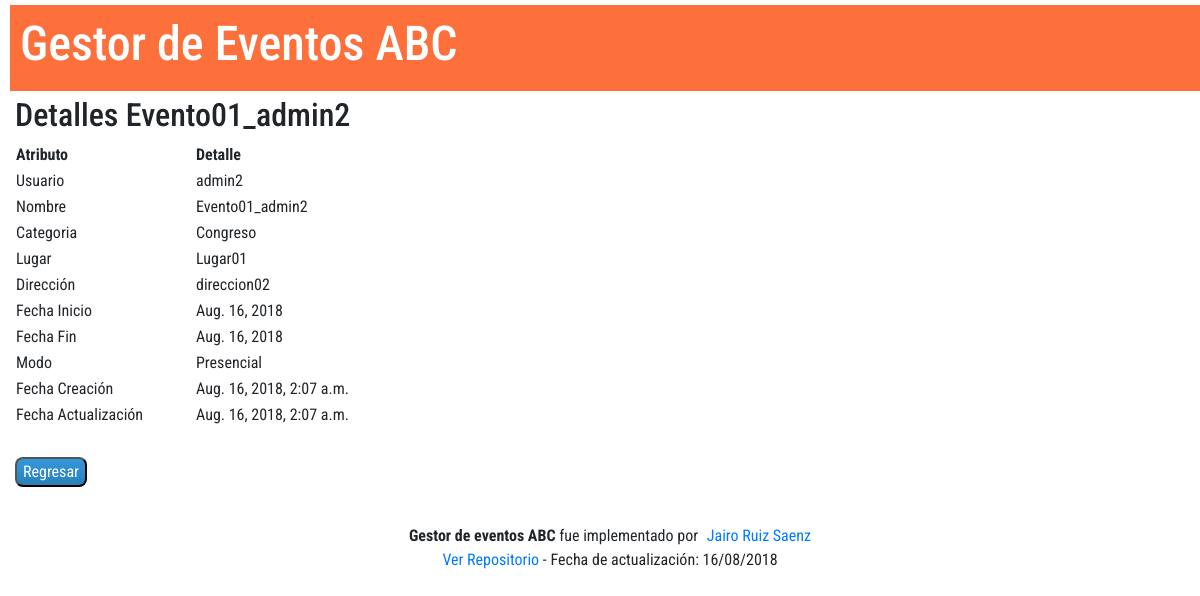
The page /eventos/4 on the database its author committed.
### eventos/models.py (models this page shows, shortened)
class Evento(models.Model):
    usuario = models.ForeignKey(User, on_delete=models.CASCADE)
    nombre = models.CharField(max_length=100)
    CONFERENCIA = 'CF'
    SEMINARIO = 'SM'
    CONGRESO = 'CG'
    CURSO = 'CS'
    CATEGORIA_OPCIONES = (
        (CONFERENCIA, 'Conferencia'),
        (SEMINARIO, 'Seminario'),
        (CONGRESO, 'Congreso'),
        (CURSO, 'Curso'),
    )
    categoria = models.CharField(max_length=2,choices=CATEGORIA_OPCIONES,default=CONFERENCIA,)
    lugar = models.CharField(max_length=100)
    direccion = models.CharField(max_length=100)
    fecha_inicio = models.DateField('fecha inicio',default=datetime.now)
    fecha_fin = models.DateField('fecha fin',default=datetime.now)
    fecha_actualizacion = models.DateTimeField('última actualización', auto_now=True)
    fecha_creacion = models.DateTimeField('fecha creacion',auto_now_add=True)
    PRESENCIAL = 'PR'
    VIRTUAL = 'VR'
    MODO_OPCIONES = (
        (PRESENCIAL, 'Presencial'),
        (VIRTUAL, 'Virtual'),
    )
    modo = models.CharField(max_length=2, choices=MODO_OPCIONES, default=PRESENCIAL, )

### eventos/views.py (the view)
# urls.py: url(r'^(?P<pk>\d+)$', EventoDetail.as_view(), name='detail'),
class EventoDetail(DetailView):
    model = Evento

### eventos/templates/eventos/evento_detail.html (shortened to what this page needs)
{% extends 'base.html' %}
{% block content %}
    <h2>Detalles {{ evento.nombre }}</h2>
    <table>
        <col width="180">
        <tr>
            <th>Atributo</th>
            <th>Detalle</th>
        </tr>
        <tr><td>Usuario</td><td>{{ evento.usuario }}</td></tr>
        <tr><td>Nombre</td><td>{{ evento.nombre }}</td></tr>
        <tr><td>Categoria</td><td>{{ evento.get_categoria_display }}</td></tr>
        <tr><td>Lugar</td><td>{{ evento.lugar }}</td></tr>
        <tr><td>Dirección</td><td>{{ evento.direccion }}</td></tr>
        <tr><td>Fecha Inicio</td><td>{{ evento.fecha_inicio }}</td></tr>
        <tr><td>Fecha Fin</td><td>{{ evento.fecha_fin }}</td></tr>
        <tr><td>Modo</td><td>{{ evento.get_modo_display  }}</td></tr>
        <tr><td>Fecha Creación</td><td>{{ evento.fecha_creacion }}</td></tr>
        <tr><td>Fecha Actualización</td><td>{{ evento.fecha_actualizacion }}</td></tr>
    </table>
    <form>
        <br>
        <input type="button" value="Regresar" onclick="window.location.href='{% url 'eventos:list' %}'" />
    </form>
{% endblock %}

### templates/base.html (style rules this page uses)
* { margin-left: 5px; margin-top: 5px; font-family: 'Roboto Condensed', sans-serif; }
input[type=submit],input[type=button], button { background: #3498db; background-image: -webkit-linear-gradient(top, #3498db, #2980b9); background-image: -moz-linear-gradient(top, #3498db, #2980b9); background-image: -ms-linear-gradient(top, #3498db, #2980b9); background-image: -o-linear-gradient(top, #3498db, #2980b9); background-image: linear-gradient(to bottom, #3498db, #2980b9); -webkit-border-radius: 1; -moz-border-radius: 1; border-radius: 8px; color: #ffffff; //font-size: 20px; //padding: 7px 20px 7px 20px; //float:left; //margin-right: 15px; //margin-bottom: 0px; }

### rows shown on the page
Evento: nombre "Evento01_admin2", usuario "admin2", categoria "Congreso", lugar "Lugar01", direccion "direccion02", fecha_inicio "Aug. 16, 2018", fecha_fin "Aug. 16, 2018", modo "Presencial", fecha_creacion "Aug. 16, 2018, 2:07 a.m.", fecha_actualizacion "Aug. 16, 2018, 2:07 a.m."
